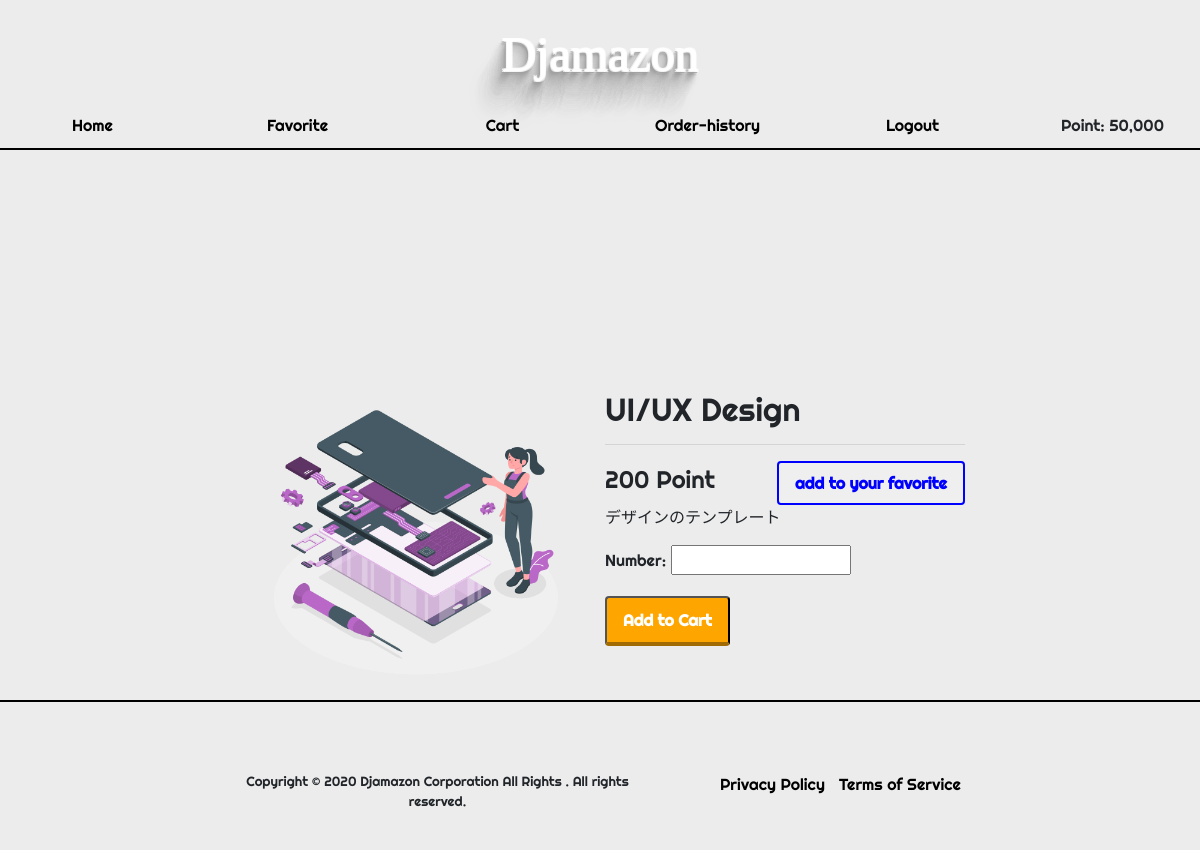
Page /product/4/ (signed in) on the earlier database version.
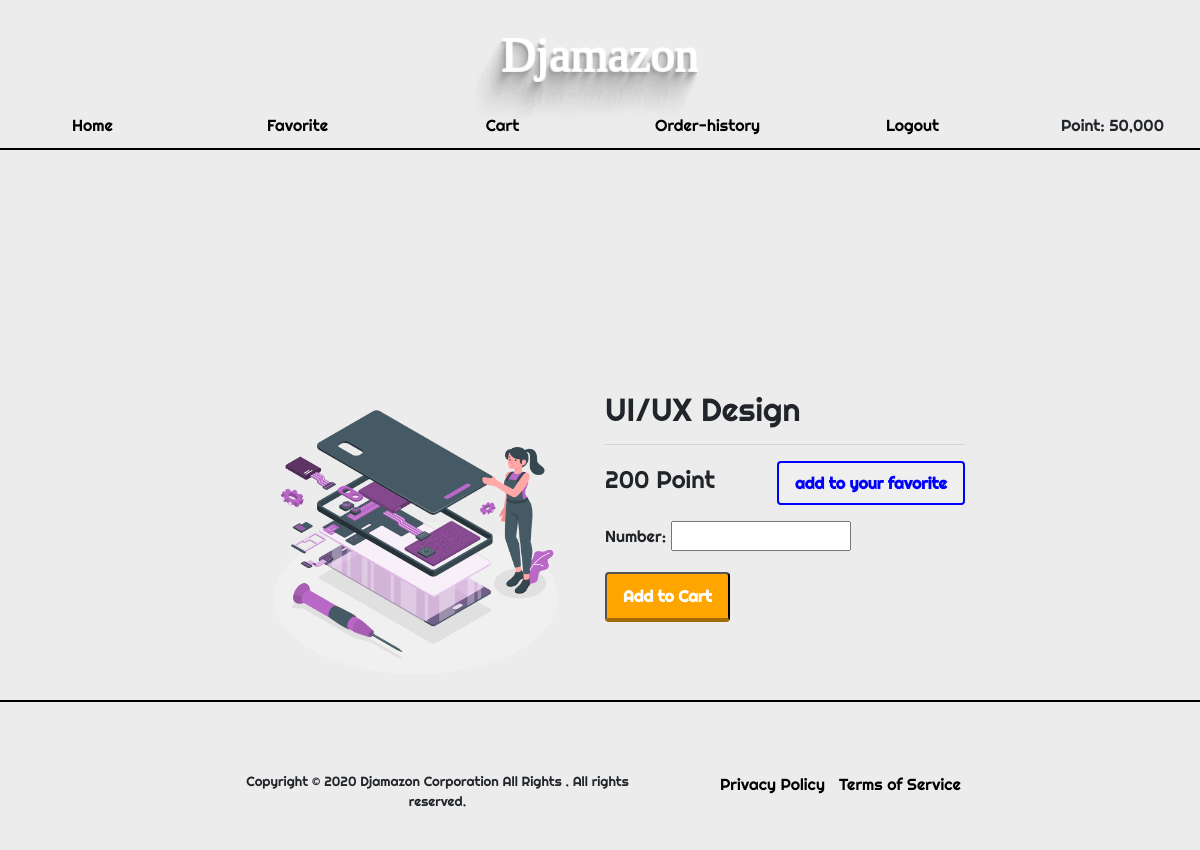
Same page on the later database version.
### users/models.py (models this page shows)
class User(AbstractBaseUser, PermissionsMixin):
    initial_point = 50000
    email = models.EmailField("email_address", unique=True)
    point = models.PositiveIntegerField(default=initial_point)
    fav_products = models.ManyToManyField(Product, blank=True)
    is_staff = models.BooleanField("is_staff", default=False)
    is_active = models.BooleanField("is_active", default=True)
    date_joined = models.DateTimeField("date_joined", default=timezone.now)
    objects = UserManager()
    USERNAME_FIELD = "email"
    EMAIL_FIELD = "email"
    REQUIRED_FIELDS = []
    class Meta:
        verbose_name = "user"
        verbose_name_plural = "users"

### app/models.py (models this page shows, shortened)
class Product(models.Model):
    name = models.CharField(max_length=100)
    description = models.TextField(blank=True)
    price = models.PositiveIntegerField(default=0)
    image = models.ImageField(upload_to='product')

### app/views.py (the view, shortened to what this page needs)
# urls.py: path('product/<int:product_id>/', views.detail, name='detail'),
def detail(request, product_id):
    product = get_object_or_404(Product, pk=product_id)
    add_to_cart_form = AddToCartForm(request.POST or None)
    context = {
       'product': product,
       'add_to_cart_form': add_to_cart_form,
    }
    return render(request, 'app/detail.html', context)

### app/forms.py
class AddToCartForm(forms.Form):
    num = forms.IntegerField(
        label='Number',
        min_value=1,
        required=True)

### app/templates/app/detail.html (shortened to what this page needs)
{% extends 'app/base.html' %}
{% load humanize %}
{% block content %}
<div class="product-detail">
  <div class="product-detail-image">
    <img src="{{ product.image.url }}" class="product-img" alt="product-img">
  </div>
  <div class="product-detail-info">
    <h2>{{ product.name }}</h2>
    <hr>
    <div class="point-fav-section">
      <h4>{{ product.price | intcomma }} Point</h4>
      {% if request.user.is_authenticated %}
      <form action="{% url 'app:toggle_fav_product_status' %}" method="post">{% csrf_token %}
        {% if product in user.fav_products.all %}
        <input type="submit" name="submit" class="fav_button" value="remove from your favorite" />
        {% else %}
        <input type="submit" name="submit" class="fav_button" value="add to your favorite" />
        {% endif %}
      </form>
      {% endif %}
    </div>
    <p>{{ product.description }}</p>
    <div>
      {% if request.user.is_authenticated %}
      <form action="{% url 'app:detail' product.id %}" mothod="post">{% csrf_token %}
        {{ add_to_cart_form.as_p }}
        <button class="purchase-button" type="submit">Add to Cart</button>
      </form>
      {% else %}
      <a href="{% url 'app:login' %}?next={{ request.path }}">
        <button class="purchase-button">Login and purchase</button>
      </a>
      {% endif %}
    </div>
  </div>
</div>
{% endblock %}

### app/templates/app/base.html (shortened to what this page needs)
{% load static %}
{% load humanize %}
<!DOCTYPE html>
<html lang="ja">
<head>
  <link rel="stylesheet" href="https://stackpath.bootstrapcdn.com/bootstrap/4.5.0/css/bootstrap.min.css"
>
  <link rel="stylesheet" type="text/css" href="{% static 'css/style.css' %}">
</head>
<body>
  <header>
    <div class="header-wrapper">
      <h1 class="header-title" contenteditable>Djamazon</h1>
      <div class="header-menu row">
        {% if request.user.is_authenticated %}
        <span class="col-lg-2 col-sm-4 col-6"><a href="{% url 'app:index' %}">Home</a></span>
        <span class="col-lg-2 col-sm-4 col-6"><a href="{% url 'app:fav_products' %}">Favorite</a></span>
        <span class="col-lg-2 col-sm-4 col-6"><a href="{% url 'app:cart' %}">Cart</a></span>
        <span class="col-lg-2 col-sm-4 col-6"><a href="{% url 'app:order_history' %}">Order-history</a></span>
        <span class="col-lg-2 col-sm-4 col-6"><a href="{% url 'app:logout' %}">Logout</a></span>
        <span class="col-lg-2 col-sm-4 col-6">Point: {{ user.point | intcomma }}</span>
        {% else %}
        <span class="col-6"><a href="{% url 'app:login' %}">Login</a></span>
        <span class="col-6"><a href="{% url 'app:signup' %}">Signup</a></span>
        {% endif %}
      </div>
    </div>
  </header>
  <div class="container">
    {% block content %}{% endblock %}
  </div>
  <footer>
    <div class="footer-wrapper row">
      <div class="footer-left col-lg-7 col-12">
        <p>
          Copyright ©
          2020 Djamazon Corporation All Rights
          . All rights reserved.
        </p>
      </div>
      <div class="col-lg-5 col-12 footer-right">
        <ul>
          <li><a href="#">Privacy Policy</a></li>
          <li><a href="#">Terms of Service</a></li>
        </ul>
      </div>
    </div>
  </footer>
</body>
</html>

### app/static/css/style.css (style rules this page uses)
html, body { background: rgba(160, 160, 160, 0.1); font-family: 'Piedra', cursive; font-family: 'Righteous', cursive; }
a { color: #000; }
li { list-style: none; }
body > .container { width: 65%; padding-top: 60px; }
.header-title { font-size: 4vw; font-family: "Decovar Regular24"; color: white; font-variation-settings: 'SSTR' 1000; -webkit-animation: loadin 4s infinite linear; animation: loadin 4s infinite linear; }
header { border-bottom: solid 2px #000; background-color: #ececec; height: 150px; width: 100%; position: fixed; top: 0px; z-index: 10000; }
header h1 { height: 100%; line-height: 70px; }
header .header-title { padding-top: 20px; display: -webkit-box; display: -ms-flexbox; display: flex; -webkit-box-align: center; -ms-flex-align: center; align-items: center; -webkit-box-pack: center; -ms-flex-pack: center; justify-content: center; text-align: center; -webkit-transform: translateZ(0); transform: translateZ(0); -webkit-backface-visibility: hidden; backface-visibility: hidden; text-shadow: -1px -1px 0 rgba(255, 255, 255, 0.7), 1px -1px 0 rgba(255, 255, 255, 0.7), -1px 1px 0 rgba(255, 255, 255, 0.7), 1px 1px 0 rgba(255, 255, 255, 0.7), -1px 2px 1px #a0a0a0, -2px 4px 2px #a0a0a0, -3px 6px 3px rgba(160, 160, 160, 0.6), -4px 8px 4px rgba(160, 160, 160, 0.5), -5px 10px 5px rgba(160, 160, 160, 0.4), -6px 12px 6px rgba(160, 160, 160, 0.3), -7px 13px 7px rgba(160, 160, 160, 0.2), -8px 15px 8px rgba(160, 160, 160, 0.2), -9px 17px 9px rgba(160, 160, 160, 0.2), -10px 19px 10px rgba(160, 160, 160, 0.2), -11px 20px 11px rgba(160, 160, 160, 0.1), -12px 22px 12px rgba(160, 160, 160, 0.1), -13px 24px 13px rgba(160, 160, 160, 0.1), -14px 26px 14px rgba(160, 160, 160, 0.1), -15px 28px 15px rgba(160, 160, 160, 0.1), -16px 30px 16px rgba(160, 160, 160, 0.1), -17px 32px 17px rgba(160, 160, 160, 0.1), -18px 34px 18px rgba(160, 160, 160, 0.1), -19px 36px 19px rgba(160, 160, 160, 0.1), -20px 38px 20px rgba(160, 160, 160, 0.1), -21px 39px 21px rgba(160, 160, 160, 0.1); }
header .header-menu { padding-top: 15px; display: -webkit-box; display: -ms-flexbox; display: flex; -webkit-box-align: center; -ms-flex-align: center; align-items: center; -webkit-box-pack: center; -ms-flex-pack: center; justify-content: center; text-align: center; }
header .header-menu a { padding: 10px; margin-left: 10px; }
.container { width: 80%; margin-top: 150px; overflow: auto; }
.product-img { width: 100%; max-width: 500px; height: 300px; -o-object-fit: cover; object-fit: cover; border-radius: 4px; -webkit-transition-duration: 0.5s; transition-duration: 0.5s; }
footer { width: 100%; border-top: 2px solid black; height: 150px; }
footer .footer-wrapper { width: 65%; margin: 70px auto; display: -webkit-box; display: -ms-flexbox; display: flex; -ms-flex-pack: distribute; justify-content: space-around; }
footer .footer-wrapper .footer-left { text-align: center; }
footer .footer-wrapper .footer-left p { font-size: smaller; }
footer .footer-wrapper .footer-right { text-align: center; margin: 0 auto; }
footer .footer-wrapper .footer-right li:first-child { float: left; }
.product-detail { display: -webkit-box; display: -ms-flexbox; display: flex; -webkit-box-pack: start; -ms-flex-pack: start; justify-content: flex-start; padding: 10px; margin-top: 170px; }
.product-detail-image { -webkit-box-flex: 1; -ms-flex: 1; flex: 1; }
.product-detail-info { -webkit-box-flex: 1; -ms-flex: 1; flex: 1; }
.product-img { -o-object-fit: contain; object-fit: contain; }
.product-detail-info { margin-left: 10px; }
.product-detail-info .point-fav-section { display: -webkit-box; display: -ms-flexbox; display: flex; -webkit-box-pack: justify; -ms-flex-pack: justify; justify-content: space-between; -webkit-box-align: center; -ms-flex-align: center; align-items: center; }
.product-detail-info .fav_button { text-align: center; display: inline-block; padding: 8px 16px; border: 2px solid blue; border-radius: 4px; font-size: 16px; font-weight: bold; color: blue; }
.product-detail-info .purchase-button { display: inline-block; text-align: center; background-color: orange; font-size: 16px; color: #FFF; font-weight: bold; padding: 10px 16px; border-radius: 4px; border-bottom: 4px solid #a26a03; }

Differences in the rows shown:
changed Product "UI/UX Design": description "デザインのテンプレート" → (not shown)
